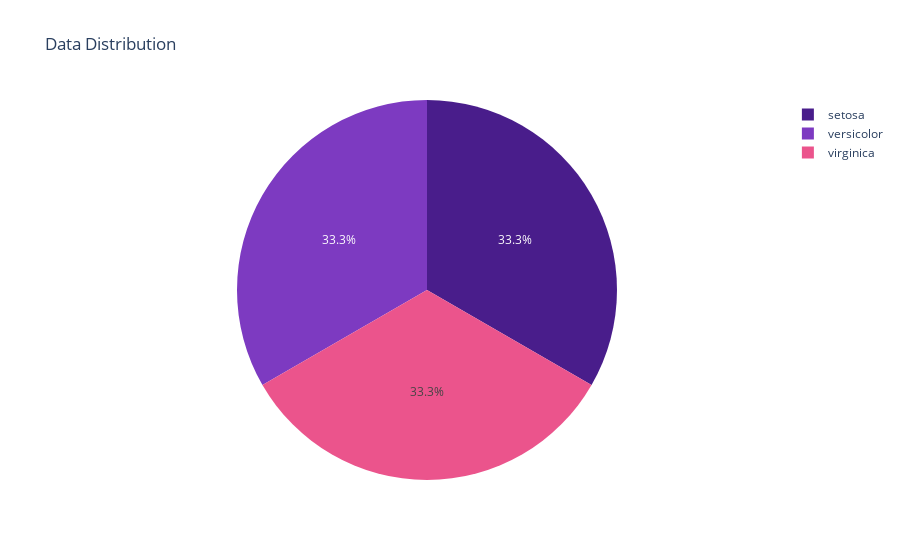

Notebook source saved alongside this figure:
### Code cell
## Data Distribution

fig = px.pie(df, 'species',color_discrete_sequence=['#491D8B','#7D3AC1','#EB548C'],title='Data Distribution',template='plotly')
fig.show()

### Figure 1 — Plotly figure (JSON) as saved in the notebook; plotly's stock layout.template omitted (floating-point values rounded to 4 significant figures; data arrays with more than 128 entries replaced by an {"elided": "..."} marker saying what was removed)
{"data": [{"domain": {"x": [0, 1], "y": [0, 1]}, "hovertemplate": "species=%{label}<extra></extra>", "labels": {"elided": "150 str values"}, "legendgroup": "", "name": "", "showlegend": true, "type": "pie"}], "layout": {"legend": {"tracegroupgap": 0}, "piecolorway": ["#491D8B", "#7D3AC1", "#EB548C"], "title": {"text": "Data Distribution"}}}
